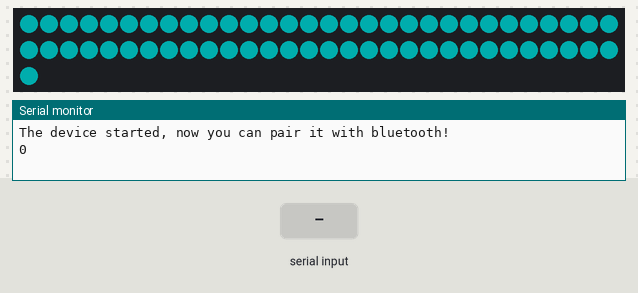
Bench run of a sketch on a simulated ESP32. Shown: 61 RGB LEDs in strip order, left to right, continuing on the next row, the last lines printed to the serial monitor. The inputs (shaded band) are chosen by the test bench. Dim RGB values are drawn brighter than linear; nothing arrives over Bluetooth unless stated.

Above: at 1.8 s.
1.9 s: "90,45\n" received over the second serial link
At 3.9 s:
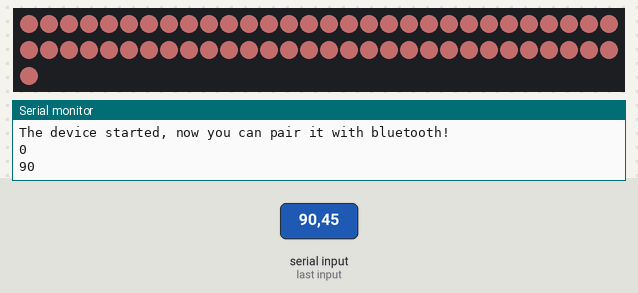
4.9 s: "30,150\n" received over the second serial link
At 7.0 s:
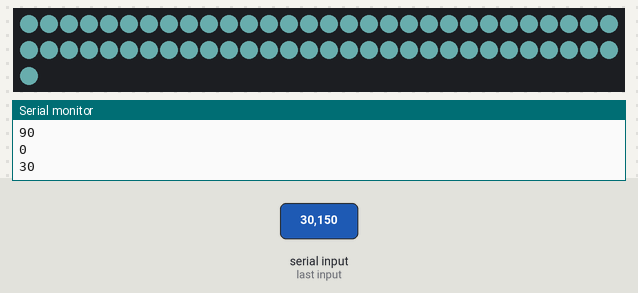
7.9 s: "200\n" received over the second serial link
At 9.7 s:
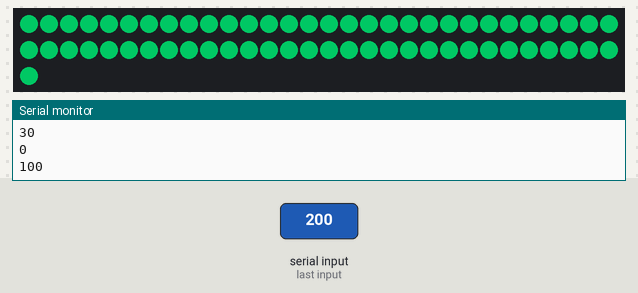
10.5 s: "90\n" received over the second serial link
At 12.6 s:
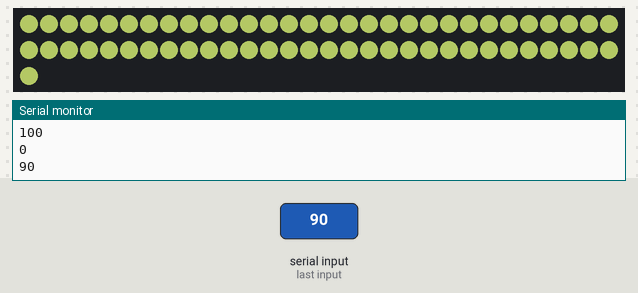
Timing chart, 0 to 14.1 s (numbered marks = the images above; inputs shaded):
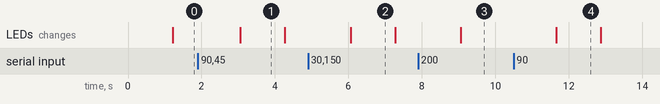

The sketch:

LedShoesBluetooth.ino
```cpp
#include "BluetoothSerial.h"
#include <FastLED.h>


#if !defined(CONFIG_BT_ENABLED) || !defined(CONFIG_BLUEDROID_ENABLED)
#error Bluetooth is not enabled! Please run `make menuconfig` to and enable it
#endif
int newTemp;
int Green = 50;
int Blue = 50;
int Red = 50;
//int PA1,PA2,PA3;
String temp;
char terminator=('n');

#define NUM_LEDS 61
#define DATA_PIN 23

CRGB leds[NUM_LEDS];

BluetoothSerial SerialBT;

void setup() {
  Serial.begin(115200);
  SerialBT.begin("ESP32test"); //Bluetooth device name
  Serial.println("The device started, now you can pair it with bluetooth!");
  FastLED.addLeds<WS2811, DATA_PIN, RGB>(leds, NUM_LEDS);
}

void showColors(int R,int G,int B){
  int i = 0;
  for(i=0;i<=NUM_LEDS;i++){
   leds[i]=CRGB(R,G,B);
    FastLED.show();}
  }

void loop() {
   delay(50);
  //if (SerialBT.available()) {
  delay(10);
  temp = SerialBT.readStringUntil(terminator);
  newTemp = temp.toInt();
  if((newTemp>=0)&(newTemp<=100)){
  Red = newTemp;
  Serial.println(Red);}
  if((newTemp>=101)&(newTemp<=202)){
  Green = newTemp-100;
  Serial.println(Green);
  }
  if(newTemp>202){
  Blue = newTemp-200;
  Serial.println(Blue);
   }
 showColors(Red,Green,Blue);

 }
 //}
```

Measured:
- after the input at 1.9 s, the LEDs: change after 1.2 s (image 1)
- after the input at 4.9 s, the LEDs: change after 1.2 s (image 2)
- after the input at 7.9 s, the LEDs: change after 1.2 s (image 3)
- after the input at 10.5 s, the LEDs: change after 1.2 s (image 4)
- what the display in image 1 shows lasts 1.2 s, from 3.1 s to 4.3 s
